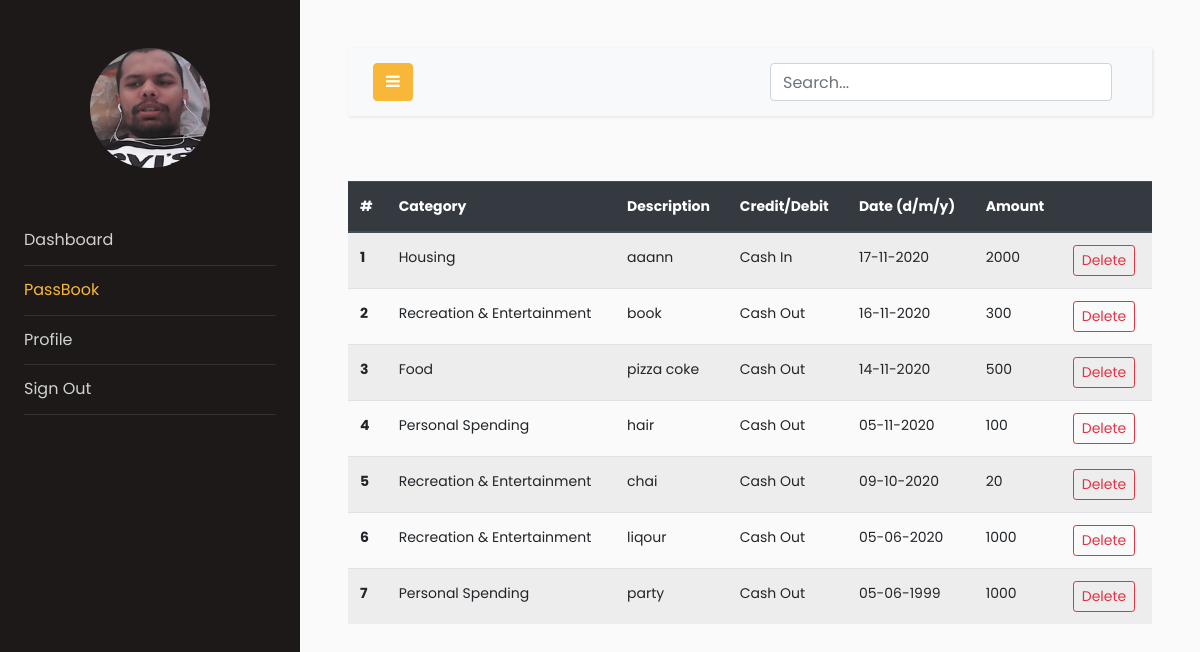
The page /passbook (signed in) on the database as committed earlier.
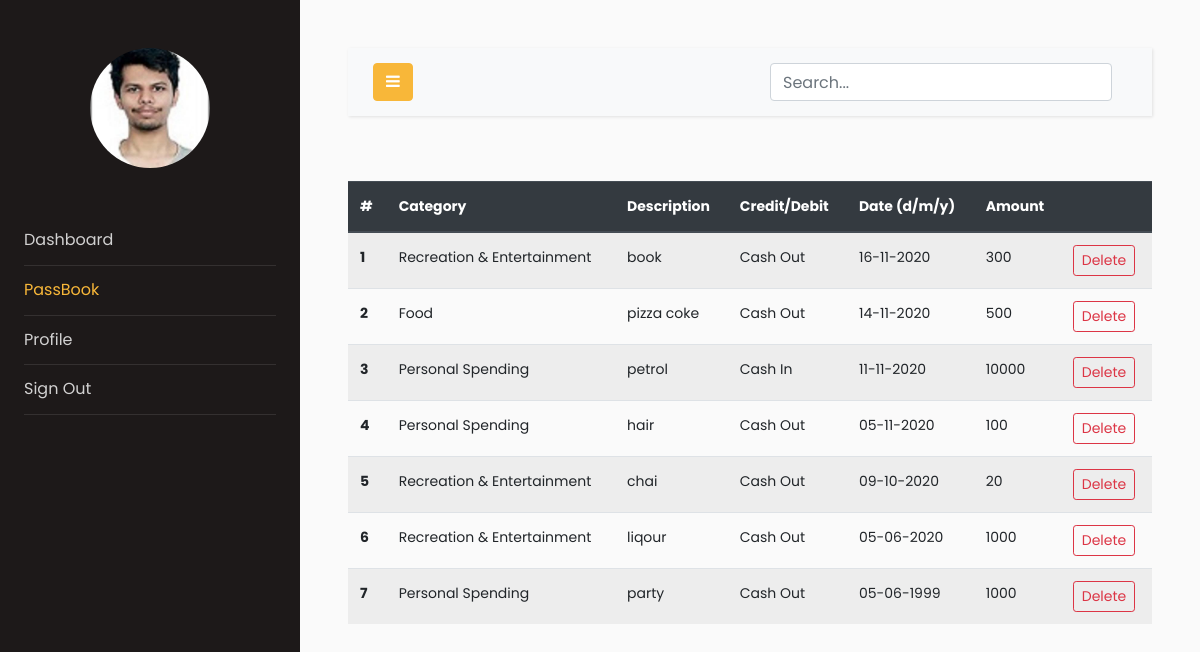
The same page on the database as committed later.
### models.py (models this page shows, shortened)
class Users(db.Model, UserMixin):
    __tablename__ = "users"
    id = db.Column(db.Integer, primary_key=True)
    email = db.Column(db.String(64), unique=True, index=True)
    name = db.Column(db.String(64))
    pasword_hash = db.Column(db.String(128))
    income = db.Column(db.Integer)
    budget = db.Column(db.Integer)
    profile_image = db.Column(db.String(128), nullable=False, default='default_profile.png')
    trans = db.relationship('Transactions', backref='User', lazy='dynamic')

class Transactions(db.Model):
    __searchable__ = ['description','cat','amount','date']
    users = db.relationship(Users)
    id = db.Column(db.Integer, primary_key=True)
    cashFlow = db.Column(db.Integer)
    amount = db.Column(db.Integer)
    description = db.Column(db.String(64))
    cat = db.Column(db.String(64))
    date = db.Column(db.DateTime)
    userId = db.Column(db.Integer, db.ForeignKey('users.id'), nullable=False)

### app.py (the view)
@app.route("/passbook", methods=["GET", "POST"])
@login_required
def passbook():
    uid = current_user.id
    trans_data = Transactions.query.filter_by(userId=uid).order_by(
        Transactions.date.desc()
    )
    return render_template("passbook.html", trans_data=trans_data)

### models.py (called while the page is built)
@login_manager.user_loader
def load_user(user_id):
    return Users.query.get(user_id)

### templates/passbook.html (shortened to what this page needs)
<!doctype html>
<html lang="en">
<head>
    <link rel="stylesheet" href="https://stackpath.bootstrapcdn.com/font-awesome/4.7.0/css/font-awesome.min.css">
<link rel="stylesheet" href="{{ url_for('static', filename='css1/style.css') }}">
</head>
<body>
    <div class="wrapper d-flex align-items-stretch">
        <nav id="sidebar">
            <div class="p-4 pt-5">
                <a href="#" class="img logo rounded-circle mb-5" style="background-image: url({{url_for('static',filename='profile_pics/'+current_user.profile_image)}})"></a>
                <ul class="list-unstyled components mb-5">
                    <li>
                        <a href="{{url_for('dashboard')}}">Dashboard</a>
                    </li>
                    <li class="active">
                        <a href="{{url_for('passbook')}}">PassBook</a>
                    </li>
                    <li>
                        <a href="{{url_for('profile')}}">Profile</a>
                    </li>
                    <li>
                        <a href="{{url_for('logout')}}">Sign Out</a>
                    </li>
                </ul>
            </div>
        </nav>
        <div id="content" class="p-4 p-md-5">
            <nav class="navbar navbar-expand-lg navbar-light bg-light">
                <div class="container-fluid">
                    <button type="button" id="sidebarCollapse" class="btn btn-primary">
                        <i class="fa fa-bars"></i>
                    </button>
                    <form action="search" , method="GET">
                        <div class="container h-50">
                            <div class="d-flex justify-content-center h-100">
                                <input type="search" class="form-control ds-input" id="search-input" name="query" placeholder="Search..." aria-label="Search for..."
                                    autocomplete="off" data-docs-version="4.5" spellcheck="false" role="combobox" aria-autocomplete="list"
                                    aria-expanded="false" aria-owns="algolia-autocomplete-listbox-0" dir="auto"
                                    style="position: relative; vertical-align: top;">
                            </div>
                        </div>
                    </form>
                </div>
            </nav>
            <br>
            <table class="table table-striped">
                <thead class="thead-dark">
                    <tr>
                        <th scope="col">#</th>
                        <th scope="col">Category</th>
                        <th scope="col">Description</th>
                        <th scope="col">Credit/Debit</th>
                        <th scope="col">Date (d/m/y)</th>
                        <th scope="col">Amount</th>
                        <th scope="col"></th>
                    </tr>
                </thead>
                <tbody>
                    {%for r in trans_data%}
                    <tr>
                        <th scope="row">{{loop.index0 + 1}}</th>
                        <td>{{r.cat}}</td>
                        <td>{{r.description}}</td>
                        {%if r.cashFlow == 1 %}
                        <td>Cash In</td>
                        {%else%}
                        <td>Cash Out</td>
                        {%endif%}
                        <td>{{r.date.strftime('%d-%m-%Y')}}</td>
                        <td>{{r.amount}}</td>
                        <td><button type="button" class="btn btn-outline-danger btn-sm" data-toggle="modal" data-target="#del{{r.id}}">
                            Delete
                        </button></td>
                    </tr>
                    {%endfor%}
                </tbody>
            </table>
        </div>
    </div>
</body>
</html>

Rows that differ between the two databases and show on the page:
removed Transactions: cat "Housing", description "aaann", cashFlow "Cash In", date "17-11-2020", amount "2000"
changed Users: profile_image: a different picture
added Transactions: cat "Personal Spending", description "petrol", cashFlow "Cash In", date "11-11-2020", amount "10000"
